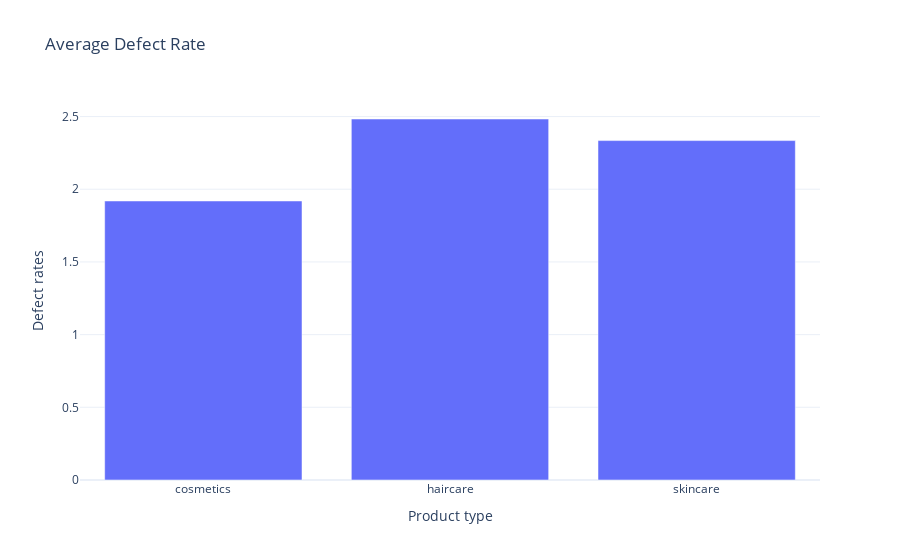

Write notebook code for a chart like this one.
### Code cell
fig = px.bar(df_new ,
             x = 'Product type',
             y = 'Defect rates',
             title = 'Average Defect Rate')
fig.show()

### Figure 1 — Plotly figure (JSON) as saved in the notebook; plotly's stock layout.template omitted (floating-point values rounded to 4 significant figures)
{"data": [{"hovertemplate": "Product type=%{x}<br>Defect rates=%{y}<extra></extra>", "legendgroup": "", "marker": {"color": "#636efa", "pattern": {"shape": ""}}, "name": "", "orientation": "v", "showlegend": false, "textposition": "auto", "type": "bar", "x": ["cosmetics", "haircare", "skincare"], "xaxis": "x", "y": [1.919, 2.483, 2.335], "yaxis": "y"}], "layout": {"barmode": "relative", "legend": {"tracegroupgap": 0}, "title": {"text": "Average Defect Rate"}, "xaxis": {"anchor": "y", "domain": [0, 1], "title": {"text": "Product type"}}, "yaxis": {"anchor": "x", "domain": [0, 1], "title": {"text": "Defect rates"}}}}
